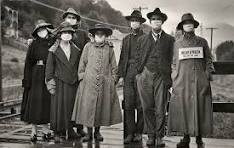
#> input picture Assignments/Assignment_2/historical.jpeg, 234 x 148 px, given in place of video.mp4, which was not available
$ python task.py
#> lines starting #> are read from the running program, lines starting #| are printed output that depends on the picture
import cv2
import matplotlib.pyplot as plt
import numpy as np


# [98 lines left out: functions task_1, task_2, task_3, not called in this run]


def scene_cut_detect():
    cap = cv2.VideoCapture('Assignments/Assignment_3/Assets/video.mp4')
    # cut scene detection
    idx = 0
    history = list()

    prev_gray_scale = 0
    while (cap.isOpened()):
        ret, frame = cap.read()
#> frame is the input picture: shape (148, 234, 3); mean B, G, R 87.9, 93.8, 96.4

        if frame is None:
            break
        # gray_scale = cv2.cvtColor(frame, cv2.COLOR_RGB2GRAY)

        pixel_diff = frame-prev_gray_scale
        prev_gray_scale = frame
        idx += 1

        history.append(np.mean(pixel_diff))

        if cv2.waitKey(1) & 0xFF == ord('q'):
#> (key q is pressed here)
            break

    cap.release()
    cv2.destroyAllWindows()

    plt.plot(history)
    plt.xlabel("Time")
    plt.ylabel("Pixel wise Differences")
    plt.show()
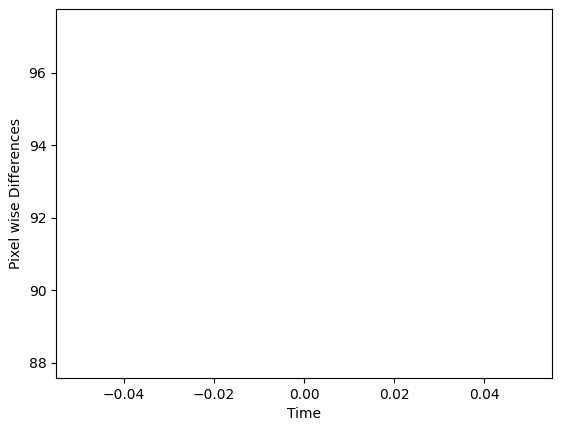
#> figure drawn by matplotlib, 1 panel


# [22 lines left out: function video_segmentation, not called in this run]


scene_cut_detect()

$ run again, on Assignments/Assignment_2/satellite.jpeg
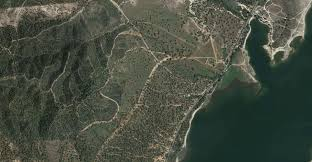
#> input picture Assignments/Assignment_2/satellite.jpeg, 312 x 162 px, given in place of video.mp4, which was not available
#> in scene_cut_detect, frame is the input picture: shape (162, 312, 3); mean B, G, R 65.2, 77.5, 70.9
#> in scene_cut_detect, `plt.show()`:
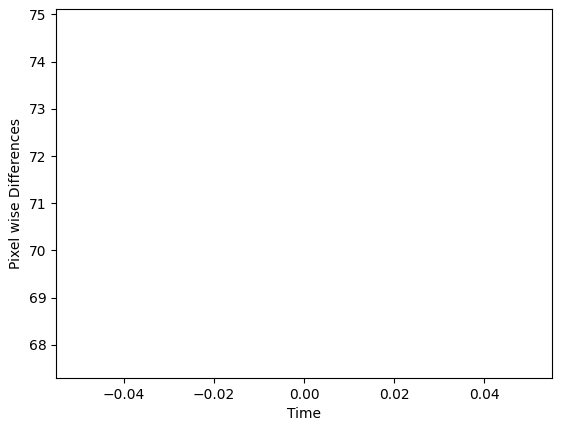
#> figure drawn by matplotlib, 1 panel

$ run again, on Assignments/Assignment_2/mri.jpg
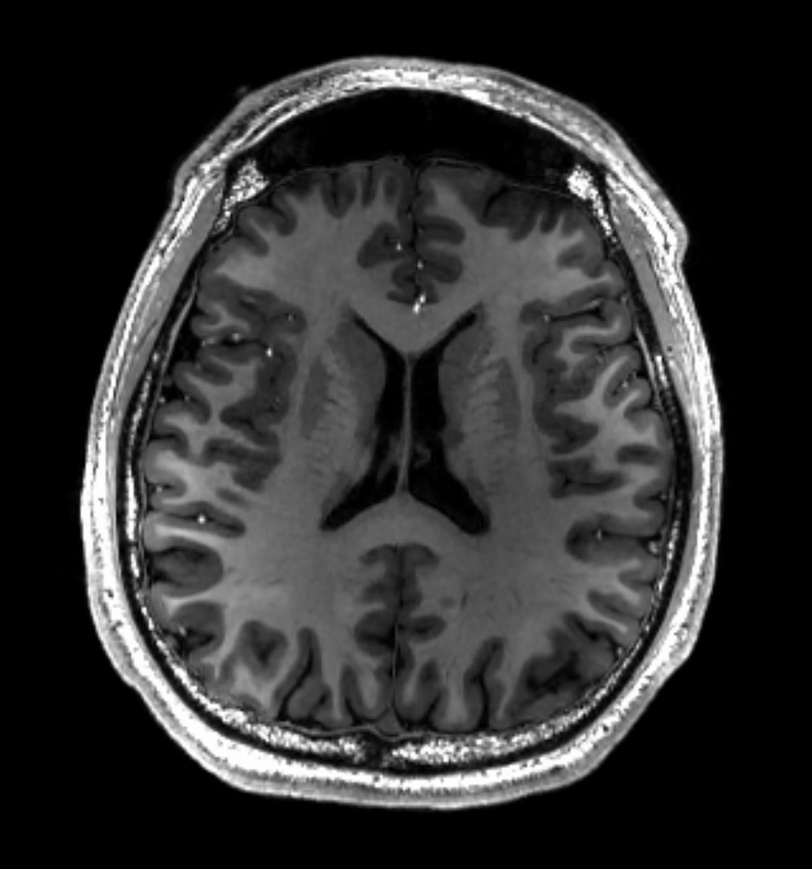
#> input picture Assignments/Assignment_2/mri.jpg, 812 x 869 px, shrunk from 1433 x 1534 before the run, given in place of video.mp4, which was not available
#> in scene_cut_detect, frame is the input picture: shape (869, 812, 3); min 0, max 255, mean 48.6
#> in scene_cut_detect, `plt.show()`:
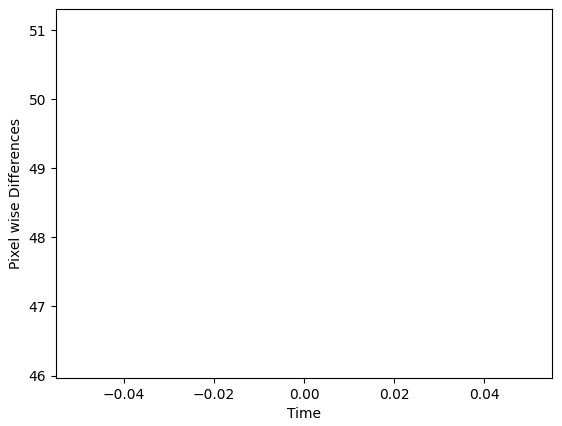
#> figure drawn by matplotlib, 1 panel
